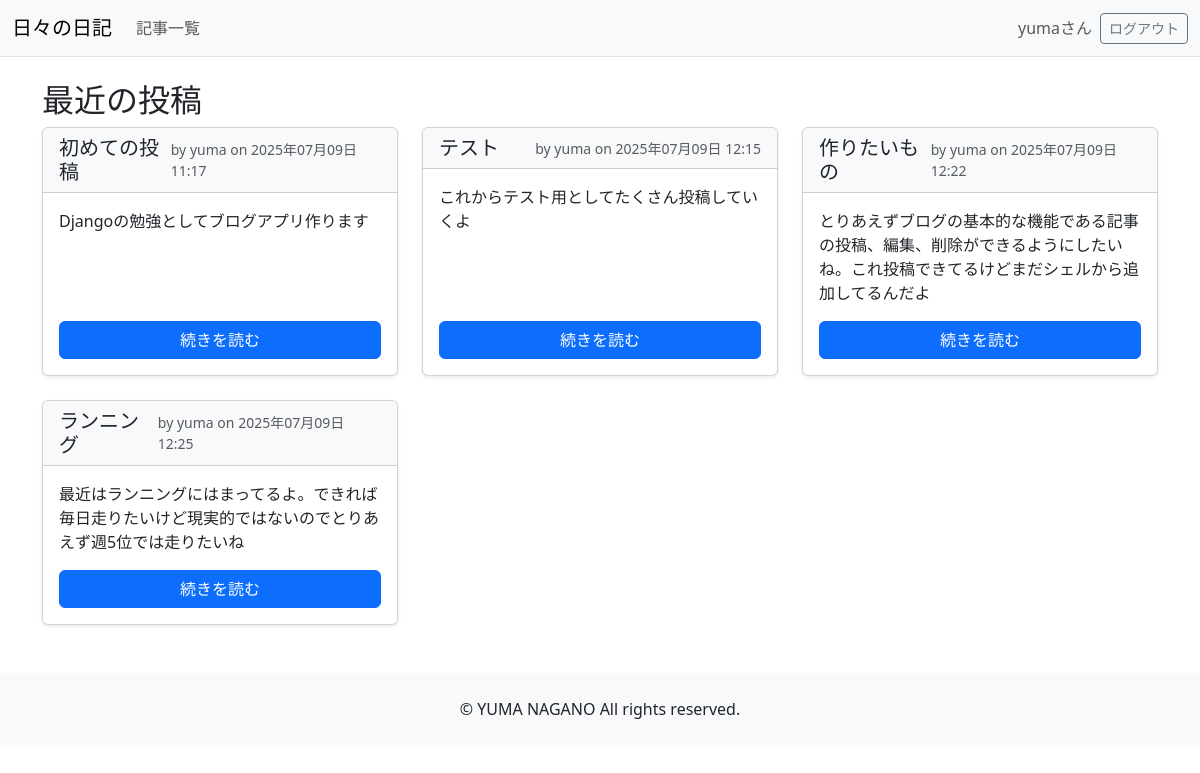
The app's page /home/ (signed in) with its own data.
### brog/models.py (models this page shows, shortened)
class Post(models.Model):
    title = models.CharField(max_length=200)
    author = models.ForeignKey(User, on_delete=models.CASCADE)
    content = models.TextField()
    created_at = models.DateTimeField(auto_now_add=True)

### brog/views.py (the view)
# urls.py: path('home/', views.HomeView.as_view(), name='home'),
class HomeView(LoginRequiredMixin,ListView):
    model = Post
    template_name = 'brog/home.html'
    context_object_name = 'posts'
    def get_queryset(self):
        return Post.objects.order_by('-created_at')[:3]
    def get_context_data(self, **kwargs):
        context = super().get_context_data(**kwargs)
        context['all_posts'] = Post.objects.all()
        return context

### brog/templates/brog/home.html (shortened to what this page needs)
<!DOCTYPE html>
<html lang="ja">
  <head>
    {% load static %}
    <link
      href="https://cdn.jsdelivr.net/npm/bootstrap@5.3.0/dist/css/bootstrap.min.css"
      rel="stylesheet"
    />
    <link rel="stylesheet" href="{% static 'brog/css/style.css' %}" />
  </head>
  <body>
    <header>
      <nav class="navbar navbar-expand-lg bg-light border-bottom">
        <div class="container-fluid">
          <a class="navbar-brand" >日々の日記</a>
          <div class="collapse navbar-collapse" id="navbarNav">
            <ul class="navbar-nav me-auto mb-2 mb-lg-0">
              <li class="nav-item">
                <a class="nav-link" >記事一覧</a>
              </li>
            </ul>
            <div class="d-flex align-items-center">
              {% if user.is_authenticated %}
              <span class="navbar-text me-2"> {{ user.username }}さん </span>
              <form action="{% url 'logout' %}" method="post">
                <button type="submit" class="btn btn-outline-secondary btn-sm">
                  ログアウト
                </button>
              </form>
              {% endif %}
            </div>
          </div>
        </div>
      </nav>
    </header>
    <div class="container mt-4">
      <main>
        <section>
          <h2>最近の投稿</h2>
          {% if all_posts %}
          <div class="row">
            {% for post in all_posts %}
            <div class="col-md-4 mb-4">
              <div class="card h-100 shadow-sm">
                <div
                  class="card-header bg-light d-flex justify-content-between align-items-center"
                >
                  <h5 class="card-title mb-0">{{ post.title }}</h5>
                  <small class="text-muted">
                    by {{ post.author.username }} on {{ post.created_at|date:"Y年m月d日 H:i" }}
                  </small>
                </div>
                <div class="card-body d-flex flex-column">
                  <p class="card-text">{{ post.content|truncatewords:20 }}</p>
                  <a
                    href="{% url 'brog:post_detail' post.id %}"
                    class="btn btn-primary mt-auto"
                    >続きを読む</a
                  >
                </div>
              </div>
            </div>
            {% endfor %}
          </div>
          {% else %}
          <p>まだ投稿がありません。</p>
          {% endif %}
        </section>
      </main>
    </div>
    <footer class="text-center py-4 mt-4 bg-light">
      <p class="mb-0">&copy; YUMA NAGANO All rights reserved.</p>
    </footer>
  </body>
</html>

### brog/static/brog/style.css (style rules this page uses)
body { display: flex; flex-direction: column; min-height: 100vh; margin: 0; }
main { flex: 1; }
footer { background-color: #f8f9fa; padding: 1rem; text-align: center; }

### records on screen
Post: title "初めての投稿", author.username "yuma", created_at "2025年07月09日 11:17", content "Djangoの勉強としてブログアプリ作ります"
Post: title "テスト", author.username "yuma", created_at "2025年07月09日 12:15", content "これからテスト用としてたくさん投稿していくよ"
Post: title "作りたいもの", author.username "yuma", created_at "2025年07月09日 12:22", content "とりあえずブログの基本的な機能である記事の投稿、編集、削除ができるようにしたいね。これ投稿できてるけどまだシェルから追加してるんだよ"
Post: title "ランニング", author.username "yuma", created_at "2025年07月09日 12:25", content "最近はランニングにはまってるよ。できれば毎日走りたいけど現実的ではないのでとりあえず週5位では走りたいね"

### other values on screen
{{ user.username }} "yuma"
